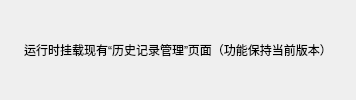
<?xml version="1.0" encoding="UTF-8"?>
<ui version="4.0">
<widget class="QWidget" name="pageHistory">
          <layout class="QVBoxLayout" name="pageHistoryLayout">
           <property name="spacing">
            <number>0</number>
           </property>
           <property name="leftMargin">
            <number>24</number>
           </property>
           <property name="topMargin">
            <number>24</number>
           </property>
           <property name="rightMargin">
            <number>24</number>
           </property>
           <property name="bottomMargin">
            <number>24</number>
           </property>
           <item>
            <widget class="QLabel" name="pageHistoryLabel">
             <property name="text">
              <string>运行时挂载现有“历史记录管理”页面（功能保持当前版本）</string>
             </property>
             <property name="alignment">
              <set>Qt::AlignmentFlag::AlignCenter</set>
             </property>
            </widget>
           </item>
          </layout>
         </widget>
</ui>
